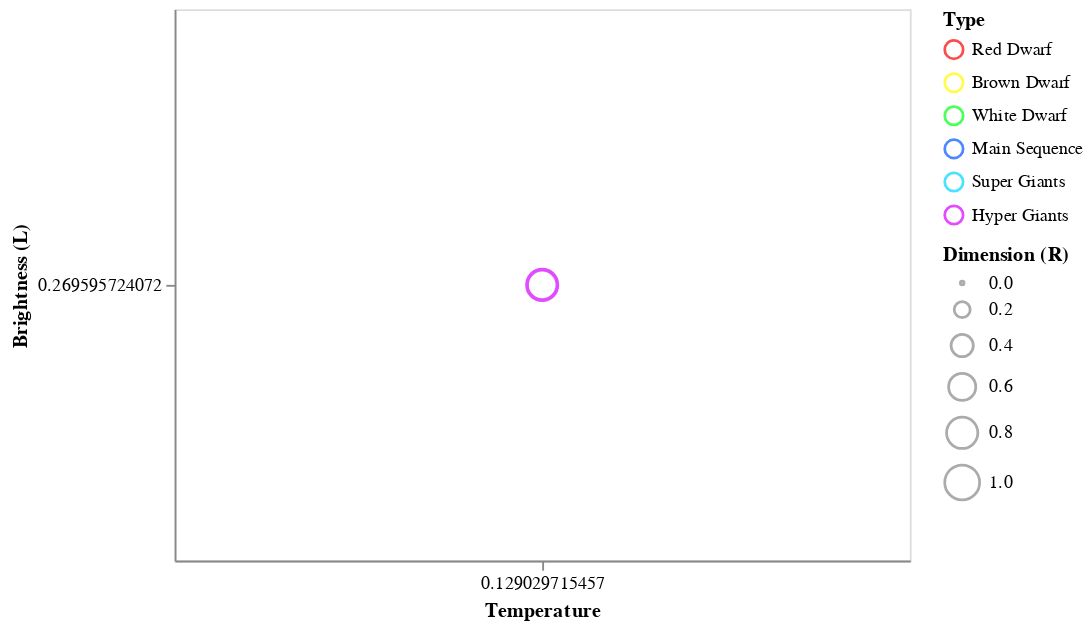

The code cell stored with this chart in its notebook:
### Markdown cell above
In questo grafico possiamo vedere come in questa classe spettrale siano presenti due tipi diversi di stelle tutte di una dimensione molto piccola. 

Le stelle di dimensione maggiore appartengono al gruppo delle Main Sequence e vediamo che, pur non essendo particolarmente luminose, sono più luminose delle White Dwarf, la cui luminosità è possima allo zero

### Code cell
data = dataset[dataset['Spectral_Class'] == 'G']

alt.Chart(data).mark_point().encode( 
    
    x = alt.X('Temperature',
         scale = alt.Scale(domain = (min(data.Temperature), max(data.Temperature))),
         axis = alt.Axis(format='K', title='Temperature', grid = False)
         ),
    
    y = alt.Y('L',
         scale = alt.Scale(domain = (min(data.L), max(data.L))),
         axis = alt.Axis(format='K', title='Brightness (L)', grid = False)
         ),
    
    size = alt.Size('R', 
                    scale = alt.Scale(domain = [0, 1]), 
                    legend = alt.Legend(title = 'Dimension (R)')
                   ),
    
    color = alt.Color('Type', scale=alt.
                    Scale(domain=dom, range=rng))
    
)

### Figure 1 — Vega-Lite specification as saved in the notebook (floating-point values rounded to 4 significant figures)
{"config": {"view": {"continuousWidth": 400, "continuousHeight": 300}}, "data": {"name": "data-a67b034673c0027f4dd8ba56e4bfd460"}, "mark": "point", "encoding": {"color": {"type": "nominal", "field": "Type", "scale": {"domain": ["Red Dwarf", "Brown Dwarf", "White Dwarf", "Main Sequence", "Super Giants", "Hyper Giants"], "range": ["#fc0000", "#fffb00", "#00ff15", "#0055ff", "#00d5ff", "#d400ff"]}}, "size": {"type": "quantitative", "field": "R", "legend": {"title": "Dimension (R)"}, "scale": {"domain": [0, 1]}}, "x": {"type": "quantitative", "axis": {"format": "K", "grid": false, "title": "Temperature"}, "field": "Temperature", "scale": {"domain": [0.129, 0.129]}}, "y": {"type": "quantitative", "axis": {"format": "K", "grid": false, "title": "Brightness (L)"}, "field": "L", "scale": {"domain": [0.2696, 0.2696]}}}, "$schema": "https://vega.github.io/schema/vega-lite/v4.8.1.json", "datasets": {"data-a67b034673c0027f4dd8ba56e4bfd460": [{"Temperature": 0.129, "L": 0.2696, "R": 0.7529, "A_M": 0.05785, "Color": "Red", "Spectral_Class": "G", "Type": "Hyper Giants"}]}}
